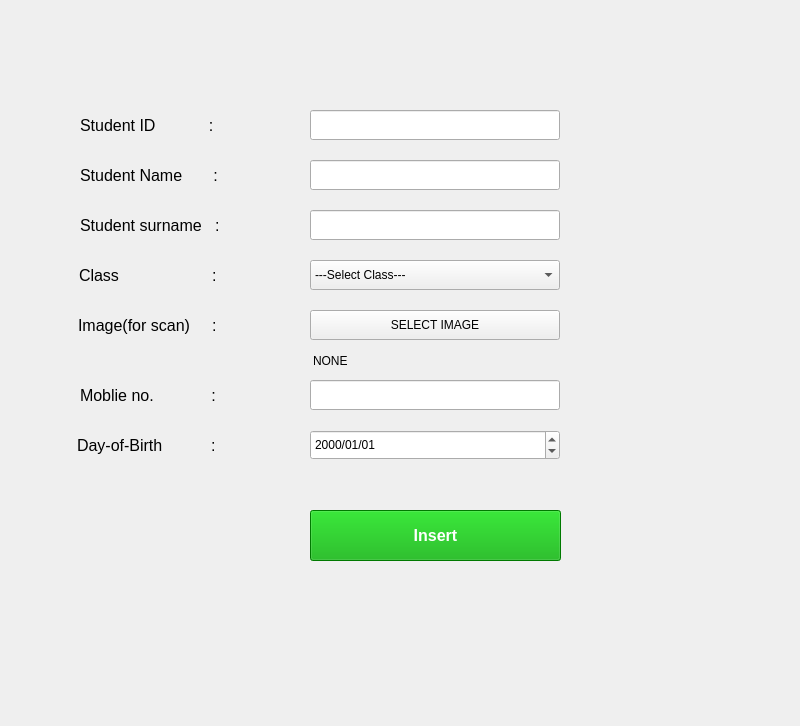
<?xml version="1.0" encoding="UTF-8"?>
<ui version="4.0">
 <class>MainWindow</class>
 <widget class="QMainWindow" name="MainWindow">
  <property name="geometry">
   <rect>
    <x>0</x>
    <y>0</y>
    <width>800</width>
    <height>726</height>
   </rect>
  </property>
  <property name="windowTitle">
   <string>MainWindow</string>
  </property>
  <widget class="QWidget" name="centralwidget">
   <widget class="QLabel" name="s_id">
    <property name="geometry">
     <rect>
      <x>80</x>
      <y>110</y>
      <width>190</width>
      <height>30</height>
     </rect>
    </property>
    <property name="font">
     <font>
      <pointsize>12</pointsize>
     </font>
    </property>
    <property name="text">
     <string>Student ID            :</string>
    </property>
   </widget>
   <widget class="QLabel" name="s_name">
    <property name="geometry">
     <rect>
      <x>80</x>
      <y>160</y>
      <width>190</width>
      <height>30</height>
     </rect>
    </property>
    <property name="font">
     <font>
      <pointsize>12</pointsize>
     </font>
    </property>
    <property name="text">
     <string>Student Name       :</string>
    </property>
   </widget>
   <widget class="QLabel" name="s_surname">
    <property name="geometry">
     <rect>
      <x>80</x>
      <y>210</y>
      <width>190</width>
      <height>30</height>
     </rect>
    </property>
    <property name="font">
     <font>
      <pointsize>12</pointsize>
     </font>
    </property>
    <property name="text">
     <string>Student surname   :</string>
    </property>
   </widget>
   <widget class="QLabel" name="s_class">
    <property name="geometry">
     <rect>
      <x>79</x>
      <y>260</y>
      <width>194</width>
      <height>30</height>
     </rect>
    </property>
    <property name="font">
     <font>
      <pointsize>12</pointsize>
     </font>
    </property>
    <property name="text">
     <string>Class                     :</string>
    </property>
   </widget>
   <widget class="QLineEdit" name="insert_id">
    <property name="geometry">
     <rect>
      <x>310</x>
      <y>110</y>
      <width>250</width>
      <height>30</height>
     </rect>
    </property>
   </widget>
   <widget class="QComboBox" name="insert_class">
    <property name="geometry">
     <rect>
      <x>310</x>
      <y>260</y>
      <width>250</width>
      <height>30</height>
     </rect>
    </property>
    <item>
     <property name="text">
      <string>---Select Class---</string>
     </property>
    </item>
    <item>
     <property name="text">
      <string>TY-BBA(CA)</string>
     </property>
    </item>
    <item>
     <property name="text">
      <string>SY-BBA(CA)</string>
     </property>
    </item>
    <item>
     <property name="text">
      <string>FY-BBA(CA)</string>
     </property>
    </item>
   </widget>
   <widget class="QLineEdit" name="insert_name">
    <property name="geometry">
     <rect>
      <x>310</x>
      <y>160</y>
      <width>250</width>
      <height>30</height>
     </rect>
    </property>
   </widget>
   <widget class="QLineEdit" name="insert_surname">
    <property name="geometry">
     <rect>
      <x>310</x>
      <y>210</y>
      <width>250</width>
      <height>30</height>
     </rect>
    </property>
   </widget>
   <widget class="QLabel" name="s_path">
    <property name="geometry">
     <rect>
      <x>78</x>
      <y>310</y>
      <width>194</width>
      <height>30</height>
     </rect>
    </property>
    <property name="font">
     <font>
      <pointsize>12</pointsize>
     </font>
    </property>
    <property name="text">
     <string>Image(for scan)     :</string>
    </property>
   </widget>
   <widget class="QPushButton" name="insert_image">
    <property name="geometry">
     <rect>
      <x>310</x>
      <y>310</y>
      <width>250</width>
      <height>30</height>
     </rect>
    </property>
    <property name="text">
     <string>SELECT IMAGE</string>
    </property>
   </widget>
   <widget class="QLabel" name="s_path_show">
    <property name="geometry">
     <rect>
      <x>313</x>
      <y>350</y>
      <width>481</width>
      <height>21</height>
     </rect>
    </property>
    <property name="text">
     <string>NONE</string>
    </property>
   </widget>
   <widget class="QLabel" name="mob">
    <property name="geometry">
     <rect>
      <x>80</x>
      <y>380</y>
      <width>194</width>
      <height>30</height>
     </rect>
    </property>
    <property name="font">
     <font>
      <pointsize>12</pointsize>
     </font>
    </property>
    <property name="text">
     <string>Moblie no.             :</string>
    </property>
   </widget>
   <widget class="QLineEdit" name="insert_mob">
    <property name="geometry">
     <rect>
      <x>310</x>
      <y>380</y>
      <width>250</width>
      <height>30</height>
     </rect>
    </property>
   </widget>
   <widget class="QDateEdit" name="insert_dob">
    <property name="geometry">
     <rect>
      <x>310</x>
      <y>430</y>
      <width>250</width>
      <height>30</height>
     </rect>
    </property>
    <property name="displayFormat">
     <string>yyyy/MM/dd</string>
    </property>
   </widget>
   <widget class="QLabel" name="dob">
    <property name="geometry">
     <rect>
      <x>77</x>
      <y>430</y>
      <width>194</width>
      <height>30</height>
     </rect>
    </property>
    <property name="font">
     <font>
      <pointsize>12</pointsize>
     </font>
    </property>
    <property name="text">
     <string>Day-of-Birth           :</string>
    </property>
   </widget>
   <widget class="QPushButton" name="submit">
    <property name="geometry">
     <rect>
      <x>310</x>
      <y>510</y>
      <width>251</width>
      <height>51</height>
     </rect>
    </property>
    <property name="font">
     <font>
      <family>MS Shell Dlg 2</family>
      <pointsize>12</pointsize>
      <weight>75</weight>
      <bold>true</bold>
     </font>
    </property>
    <property name="cursor">
     <cursorShape>PointingHandCursor</cursorShape>
    </property>
    <property name="styleSheet">
     <string notr="true">background-color: rgb(0, 170, 0);
color:white;</string>
    </property>
    <property name="text">
     <string>Insert</string>
    </property>
   </widget>
  </widget>
 </widget>
 <resources/>
 <connections/>
</ui>
